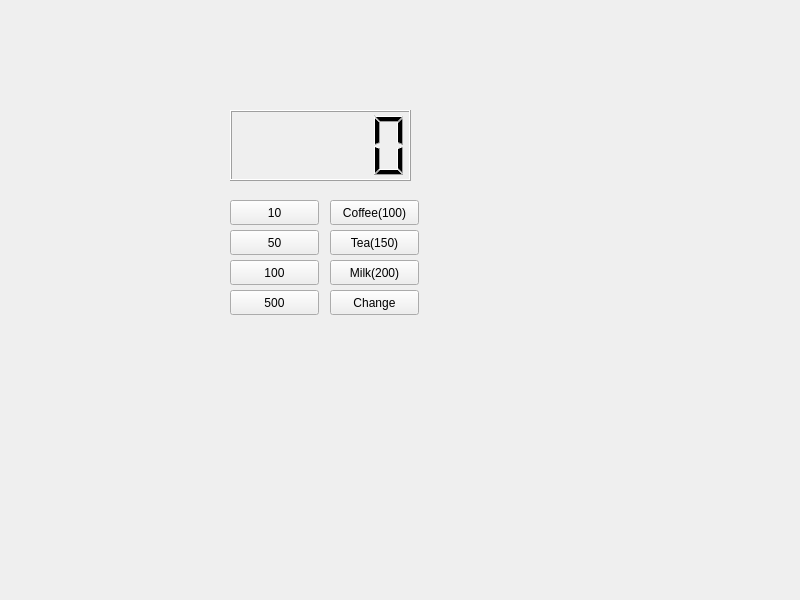
<?xml version="1.0" encoding="UTF-8"?>
<ui version="4.0">
 <class>Widget</class>
 <widget class="QWidget" name="Widget">
  <property name="geometry">
   <rect>
    <x>0</x>
    <y>0</y>
    <width>800</width>
    <height>600</height>
   </rect>
  </property>
  <property name="windowTitle">
   <string>Widget</string>
  </property>
  <widget class="QLCDNumber" name="lcdNumber">
   <property name="geometry">
    <rect>
     <x>230</x>
     <y>110</y>
     <width>181</width>
     <height>71</height>
    </rect>
   </property>
  </widget>
  <widget class="QPushButton" name="pb10">
   <property name="geometry">
    <rect>
     <x>230</x>
     <y>200</y>
     <width>89</width>
     <height>25</height>
    </rect>
   </property>
   <property name="text">
    <string>10</string>
   </property>
  </widget>
  <widget class="QPushButton" name="pb50">
   <property name="geometry">
    <rect>
     <x>230</x>
     <y>230</y>
     <width>89</width>
     <height>25</height>
    </rect>
   </property>
   <property name="text">
    <string>50</string>
   </property>
  </widget>
  <widget class="QPushButton" name="pb100">
   <property name="geometry">
    <rect>
     <x>230</x>
     <y>260</y>
     <width>89</width>
     <height>25</height>
    </rect>
   </property>
   <property name="text">
    <string>100</string>
   </property>
  </widget>
  <widget class="QPushButton" name="pb500">
   <property name="geometry">
    <rect>
     <x>230</x>
     <y>290</y>
     <width>89</width>
     <height>25</height>
    </rect>
   </property>
   <property name="text">
    <string>500</string>
   </property>
  </widget>
  <widget class="QPushButton" name="pbCoffee">
   <property name="geometry">
    <rect>
     <x>330</x>
     <y>200</y>
     <width>89</width>
     <height>25</height>
    </rect>
   </property>
   <property name="text">
    <string>Coffee(100)</string>
   </property>
  </widget>
  <widget class="QPushButton" name="pbTea">
   <property name="geometry">
    <rect>
     <x>330</x>
     <y>230</y>
     <width>89</width>
     <height>25</height>
    </rect>
   </property>
   <property name="text">
    <string>Tea(150)</string>
   </property>
  </widget>
  <widget class="QPushButton" name="pbMilk">
   <property name="geometry">
    <rect>
     <x>330</x>
     <y>260</y>
     <width>89</width>
     <height>25</height>
    </rect>
   </property>
   <property name="text">
    <string>Milk(200)</string>
   </property>
  </widget>
  <widget class="QPushButton" name="Reset">
   <property name="geometry">
    <rect>
     <x>330</x>
     <y>290</y>
     <width>89</width>
     <height>25</height>
    </rect>
   </property>
   <property name="text">
    <string>Change</string>
   </property>
  </widget>
 </widget>
 <resources/>
 <connections/>
</ui>
